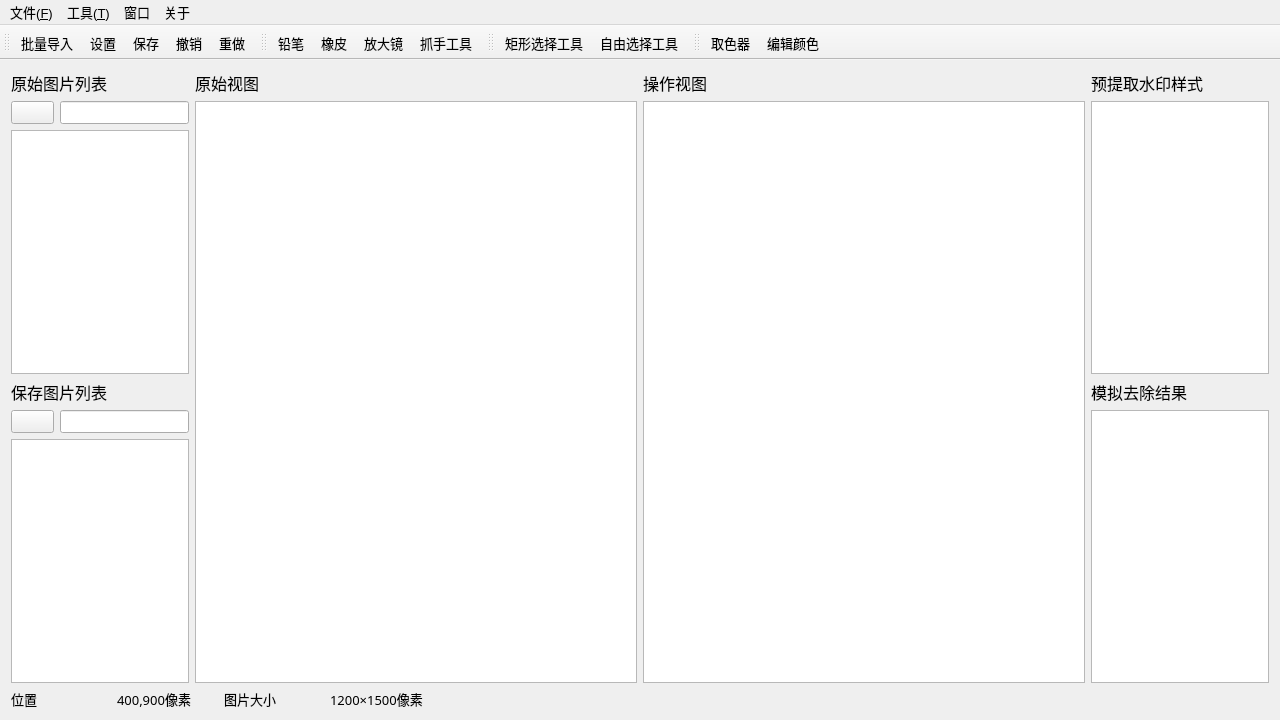
<?xml version="1.0" encoding="UTF-8"?>
<ui version="4.0">
 <class>MainWindow</class>
 <widget class="QMainWindow" name="MainWindow">
  <property name="geometry">
   <rect>
    <x>0</x>
    <y>0</y>
    <width>1280</width>
    <height>720</height>
   </rect>
  </property>
  <property name="font">
   <font>
    <pointsize>10</pointsize>
   </font>
  </property>
  <property name="mouseTracking">
   <bool>true</bool>
  </property>
  <property name="acceptDrops">
   <bool>true</bool>
  </property>
  <property name="windowTitle">
   <string>水印消除工具 V1.0</string>
  </property>
  <property name="windowIcon">
   <iconset resource="myresources.qrc">
    <normaloff>:/myIcons/icon/logo.png</normaloff>:/myIcons/icon/logo.png</iconset>
  </property>
  <property name="windowOpacity">
   <double>1.000000000000000</double>
  </property>
  <property name="autoFillBackground">
   <bool>true</bool>
  </property>
  <property name="documentMode">
   <bool>false</bool>
  </property>
  <property name="dockNestingEnabled">
   <bool>false</bool>
  </property>
  <widget class="QWidget" name="centralWidget">
   <layout class="QVBoxLayout" name="verticalLayout_2">
    <item>
     <layout class="QHBoxLayout" name="horizontalLayout" stretch="1,5,1">
      <item>
       <layout class="QVBoxLayout" name="verticalLayout">
        <item>
         <widget class="QLabel" name="LoadImageLabel">
          <property name="sizePolicy">
           <sizepolicy hsizetype="Preferred" vsizetype="Preferred">
            <horstretch>0</horstretch>
            <verstretch>0</verstretch>
           </sizepolicy>
          </property>
          <property name="font">
           <font>
            <family>微软雅黑</family>
            <pointsize>12</pointsize>
           </font>
          </property>
          <property name="text">
           <string>原始图片列表</string>
          </property>
         </widget>
        </item>
        <item>
         <layout class="QHBoxLayout" name="LoadImagePathLayout">
          <item>
           <widget class="QPushButton" name="LoadImagePathButton">
            <property name="toolTip">
             <string>&lt;html&gt;&lt;head/&gt;&lt;body&gt;&lt;p&gt;返回上一级目录&lt;/p&gt;&lt;/body&gt;&lt;/html&gt;</string>
            </property>
            <property name="whatsThis">
             <string>&lt;html&gt;&lt;head/&gt;&lt;body&gt;&lt;p&gt;返回上一级目录&lt;/p&gt;&lt;/body&gt;&lt;/html&gt;</string>
            </property>
            <property name="text">
             <string/>
            </property>
            <property name="icon">
             <iconset resource="myresources.qrc">
              <normaloff>:/myIcons/icon/up.png</normaloff>:/myIcons/icon/up.png</iconset>
            </property>
           </widget>
          </item>
          <item>
           <widget class="QLineEdit" name="LoadImagePathLineEdit"/>
          </item>
         </layout>
        </item>
        <item>
         <widget class="QListView" name="LoadImageListView">
          <property name="sizePolicy">
           <sizepolicy hsizetype="Expanding" vsizetype="Expanding">
            <horstretch>0</horstretch>
            <verstretch>0</verstretch>
           </sizepolicy>
          </property>
         </widget>
        </item>
        <item>
         <widget class="QLabel" name="SaveImageLabel">
          <property name="sizePolicy">
           <sizepolicy hsizetype="Preferred" vsizetype="Preferred">
            <horstretch>0</horstretch>
            <verstretch>0</verstretch>
           </sizepolicy>
          </property>
          <property name="font">
           <font>
            <family>微软雅黑</family>
            <pointsize>12</pointsize>
           </font>
          </property>
          <property name="text">
           <string>保存图片列表</string>
          </property>
         </widget>
        </item>
        <item>
         <layout class="QHBoxLayout" name="SaveImagePathLayout">
          <item>
           <widget class="QPushButton" name="SaveImagePathButton">
            <property name="toolTip">
             <string>&lt;html&gt;&lt;head/&gt;&lt;body&gt;&lt;p&gt;返回上一级目录&lt;/p&gt;&lt;/body&gt;&lt;/html&gt;</string>
            </property>
            <property name="text">
             <string/>
            </property>
            <property name="icon">
             <iconset resource="myresources.qrc">
              <normaloff>:/myIcons/icon/up.png</normaloff>:/myIcons/icon/up.png</iconset>
            </property>
           </widget>
          </item>
          <item>
           <widget class="QLineEdit" name="SaveImagePathLineEdit"/>
          </item>
         </layout>
        </item>
        <item>
         <widget class="QListView" name="SaveImageListView">
          <property name="sizePolicy">
           <sizepolicy hsizetype="Expanding" vsizetype="Expanding">
            <horstretch>0</horstretch>
            <verstretch>0</verstretch>
           </sizepolicy>
          </property>
         </widget>
        </item>
       </layout>
      </item>
      <item>
       <layout class="QGridLayout" name="ImageOperateLayout">
        <item row="1" column="1">
         <widget class="QGraphicsView" name="CurrentImageGraphicsView"/>
        </item>
        <item row="1" column="0">
         <widget class="QGraphicsView" name="OriImageGraphicsView"/>
        </item>
        <item row="0" column="1">
         <widget class="QLabel" name="CurrentImageLabel">
          <property name="sizePolicy">
           <sizepolicy hsizetype="Preferred" vsizetype="Preferred">
            <horstretch>0</horstretch>
            <verstretch>0</verstretch>
           </sizepolicy>
          </property>
          <property name="font">
           <font>
            <family>微软雅黑</family>
            <pointsize>12</pointsize>
           </font>
          </property>
          <property name="text">
           <string>操作视图</string>
          </property>
         </widget>
        </item>
        <item row="0" column="0">
         <widget class="QLabel" name="OriImageLabel">
          <property name="sizePolicy">
           <sizepolicy hsizetype="Preferred" vsizetype="Preferred">
            <horstretch>0</horstretch>
            <verstretch>0</verstretch>
           </sizepolicy>
          </property>
          <property name="font">
           <font>
            <family>微软雅黑</family>
            <pointsize>12</pointsize>
           </font>
          </property>
          <property name="text">
           <string>原始视图</string>
          </property>
         </widget>
        </item>
       </layout>
      </item>
      <item>
       <layout class="QVBoxLayout" name="ImageResultLayout" stretch="0,0,0,0">
        <item>
         <widget class="QLabel" name="MaskImageLabel">
          <property name="sizePolicy">
           <sizepolicy hsizetype="Preferred" vsizetype="Preferred">
            <horstretch>0</horstretch>
            <verstretch>0</verstretch>
           </sizepolicy>
          </property>
          <property name="font">
           <font>
            <family>微软雅黑</family>
            <pointsize>12</pointsize>
           </font>
          </property>
          <property name="text">
           <string>预提取水印样式</string>
          </property>
         </widget>
        </item>
        <item>
         <widget class="QGraphicsView" name="MaskImageGraphicsView"/>
        </item>
        <item>
         <widget class="QLabel" name="ResultImageLabel">
          <property name="font">
           <font>
            <family>微软雅黑</family>
            <pointsize>12</pointsize>
           </font>
          </property>
          <property name="text">
           <string>模拟去除结果</string>
          </property>
         </widget>
        </item>
        <item>
         <widget class="QGraphicsView" name="ResultImagegraphicsView"/>
        </item>
       </layout>
      </item>
     </layout>
    </item>
    <item>
     <layout class="QHBoxLayout" name="StatusInfoLayout" stretch="1,2">
      <item>
       <layout class="QHBoxLayout" name="StatusLayout">
        <item>
         <widget class="QLabel" name="LocationLabel">
          <property name="font">
           <font>
            <family>微软雅黑</family>
            <pointsize>10</pointsize>
           </font>
          </property>
          <property name="text">
           <string>位置</string>
          </property>
         </widget>
        </item>
        <item>
         <widget class="QLabel" name="PixelLocationLabel">
          <property name="font">
           <font>
            <family>微软雅黑</family>
            <pointsize>10</pointsize>
           </font>
          </property>
          <property name="text">
           <string>400,900像素</string>
          </property>
         </widget>
        </item>
        <item>
         <widget class="QLabel" name="SizeLabel">
          <property name="font">
           <font>
            <family>微软雅黑</family>
            <pointsize>10</pointsize>
           </font>
          </property>
          <property name="text">
           <string>图片大小</string>
          </property>
         </widget>
        </item>
        <item>
         <widget class="QLabel" name="ImageSizeLabel">
          <property name="font">
           <font>
            <family>微软雅黑</family>
            <pointsize>10</pointsize>
           </font>
          </property>
          <property name="text">
           <string>1200×1500像素</string>
          </property>
         </widget>
        </item>
       </layout>
      </item>
      <item>
       <spacer name="horizontalSpacer">
        <property name="orientation">
         <enum>Qt::Horizontal</enum>
        </property>
        <property name="sizeHint" stdset="0">
         <size>
          <width>40</width>
          <height>20</height>
         </size>
        </property>
       </spacer>
      </item>
     </layout>
    </item>
   </layout>
  </widget>
  <widget class="QMenuBar" name="menuBar">
   <property name="geometry">
    <rect>
     <x>0</x>
     <y>0</y>
     <width>1280</width>
     <height>24</height>
    </rect>
   </property>
   <property name="font">
    <font>
     <pointsize>10</pointsize>
     <underline>false</underline>
     <stylestrategy>PreferDefault</stylestrategy>
    </font>
   </property>
   <property name="autoFillBackground">
    <bool>true</bool>
   </property>
   <property name="defaultUp">
    <bool>false</bool>
   </property>
   <property name="nativeMenuBar">
    <bool>true</bool>
   </property>
   <widget class="QMenu" name="FileMenu">
    <property name="font">
     <font>
      <pointsize>10</pointsize>
     </font>
    </property>
    <property name="title">
     <string>文件(&amp;F)</string>
    </property>
    <property name="toolTipsVisible">
     <bool>false</bool>
    </property>
    <addaction name="Open"/>
    <addaction name="Save"/>
    <addaction name="Recall"/>
    <addaction name="recovery"/>
    <addaction name="separator"/>
    <addaction name="settings"/>
    <addaction name="Exit"/>
   </widget>
   <widget class="QMenu" name="ToolMenu">
    <property name="title">
     <string>工具(&amp;T)</string>
    </property>
    <addaction name="pencil"/>
    <addaction name="Eraser"/>
    <addaction name="SelectColor"/>
    <addaction name="Glasses"/>
    <addaction name="Hand"/>
    <addaction name="separator"/>
    <addaction name="RectSelect"/>
    <addaction name="FreeSelect"/>
   </widget>
   <widget class="QMenu" name="AboutMenu">
    <property name="title">
     <string>关于</string>
    </property>
   </widget>
   <widget class="QMenu" name="WindowMenu">
    <property name="title">
     <string>窗口</string>
    </property>
   </widget>
   <addaction name="FileMenu"/>
   <addaction name="ToolMenu"/>
   <addaction name="WindowMenu"/>
   <addaction name="AboutMenu"/>
  </widget>
  <widget class="QToolBar" name="fileToolBar">
   <property name="windowTitle">
    <string>toolBar</string>
   </property>
   <property name="toolButtonStyle">
    <enum>Qt::ToolButtonTextUnderIcon</enum>
   </property>
   <attribute name="toolBarArea">
    <enum>TopToolBarArea</enum>
   </attribute>
   <attribute name="toolBarBreak">
    <bool>false</bool>
   </attribute>
   <addaction name="Open"/>
   <addaction name="settings"/>
   <addaction name="Save"/>
   <addaction name="Recall"/>
   <addaction name="recovery"/>
  </widget>
  <widget class="QToolBar" name="editToolBar">
   <property name="windowTitle">
    <string>toolBar</string>
   </property>
   <property name="toolButtonStyle">
    <enum>Qt::ToolButtonTextUnderIcon</enum>
   </property>
   <attribute name="toolBarArea">
    <enum>TopToolBarArea</enum>
   </attribute>
   <attribute name="toolBarBreak">
    <bool>false</bool>
   </attribute>
   <addaction name="pencil"/>
   <addaction name="Eraser"/>
   <addaction name="Glasses"/>
   <addaction name="Hand"/>
  </widget>
  <widget class="QToolBar" name="selectToolBar">
   <property name="windowTitle">
    <string>toolBar</string>
   </property>
   <property name="toolButtonStyle">
    <enum>Qt::ToolButtonTextUnderIcon</enum>
   </property>
   <attribute name="toolBarArea">
    <enum>TopToolBarArea</enum>
   </attribute>
   <attribute name="toolBarBreak">
    <bool>false</bool>
   </attribute>
   <addaction name="RectSelect"/>
   <addaction name="FreeSelect"/>
  </widget>
  <widget class="QToolBar" name="colorToolBar">
   <property name="windowTitle">
    <string>toolBar</string>
   </property>
   <property name="toolButtonStyle">
    <enum>Qt::ToolButtonTextUnderIcon</enum>
   </property>
   <attribute name="toolBarArea">
    <enum>TopToolBarArea</enum>
   </attribute>
   <attribute name="toolBarBreak">
    <bool>false</bool>
   </attribute>
   <addaction name="SelectColor"/>
   <addaction name="GetColor"/>
  </widget>
  <action name="Open">
   <property name="icon">
    <iconset resource="myresources.qrc">
     <normaloff>:/myIcons/icon/open.png</normaloff>:/myIcons/icon/open.png</iconset>
   </property>
   <property name="text">
    <string>批量导入</string>
   </property>
   <property name="toolTip">
    <string>打开图片文件夹</string>
   </property>
   <property name="shortcut">
    <string>Ctrl+O</string>
   </property>
   <property name="autoRepeat">
    <bool>true</bool>
   </property>
   <property name="iconVisibleInMenu">
    <bool>true</bool>
   </property>
  </action>
  <action name="Save">
   <property name="icon">
    <iconset resource="myresources.qrc">
     <normaloff>:/myIcons/icon/save.png</normaloff>:/myIcons/icon/save.png</iconset>
   </property>
   <property name="text">
    <string>保存</string>
   </property>
   <property name="shortcut">
    <string>Ctrl+S</string>
   </property>
  </action>
  <action name="Recall">
   <property name="icon">
    <iconset resource="myresources.qrc">
     <normaloff>:/myIcons/icon/back.png</normaloff>:/myIcons/icon/back.png</iconset>
   </property>
   <property name="text">
    <string>撤销</string>
   </property>
   <property name="shortcut">
    <string>Ctrl+Z</string>
   </property>
  </action>
  <action name="Exit">
   <property name="icon">
    <iconset resource="myresources.qrc">
     <normaloff>:/myIcons/icon/exit.png</normaloff>
     <normalon>icon/exit.png</normalon>:/myIcons/icon/exit.png</iconset>
   </property>
   <property name="text">
    <string>退出</string>
   </property>
   <property name="shortcut">
    <string>Ctrl+E</string>
   </property>
  </action>
  <action name="pencil">
   <property name="icon">
    <iconset resource="myresources.qrc">
     <normaloff>:/myIcons/icon/pencil.png</normaloff>:/myIcons/icon/pencil.png</iconset>
   </property>
   <property name="text">
    <string>铅笔</string>
   </property>
   <property name="shortcut">
    <string>P</string>
   </property>
  </action>
  <action name="Eraser">
   <property name="icon">
    <iconset resource="myresources.qrc">
     <normaloff>:/myIcons/icon/eraser.png</normaloff>:/myIcons/icon/eraser.png</iconset>
   </property>
   <property name="text">
    <string>橡皮</string>
   </property>
   <property name="shortcut">
    <string>E</string>
   </property>
  </action>
  <action name="SelectColor">
   <property name="icon">
    <iconset resource="myresources.qrc">
     <normaloff>:/myIcons/icon/getColor.png</normaloff>:/myIcons/icon/getColor.png</iconset>
   </property>
   <property name="text">
    <string>取色器</string>
   </property>
   <property name="shortcut">
    <string>Ctrl+G</string>
   </property>
  </action>
  <action name="Glasses">
   <property name="icon">
    <iconset resource="myresources.qrc">
     <normaloff>:/myIcons/icon/glasses.png</normaloff>:/myIcons/icon/glasses.png</iconset>
   </property>
   <property name="text">
    <string>放大镜</string>
   </property>
   <property name="shortcut">
    <string>Ctrl+[</string>
   </property>
  </action>
  <action name="Hand">
   <property name="icon">
    <iconset resource="myresources.qrc">
     <normaloff>:/myIcons/icon/hand.png</normaloff>:/myIcons/icon/hand.png</iconset>
   </property>
   <property name="text">
    <string>抓手工具</string>
   </property>
   <property name="shortcut">
    <string>H</string>
   </property>
  </action>
  <action name="RectSelect">
   <property name="icon">
    <iconset resource="myresources.qrc">
     <normaloff>:/myIcons/icon/rece.png</normaloff>:/myIcons/icon/rece.png</iconset>
   </property>
   <property name="text">
    <string>矩形选择工具</string>
   </property>
   <property name="shortcut">
    <string>Ctrl+R</string>
   </property>
  </action>
  <action name="FreeSelect">
   <property name="icon">
    <iconset resource="myresources.qrc">
     <normaloff>:/myIcons/icon/freeSelect.png</normaloff>:/myIcons/icon/freeSelect.png</iconset>
   </property>
   <property name="text">
    <string>自由选择工具</string>
   </property>
   <property name="shortcut">
    <string>Ctrl+F</string>
   </property>
  </action>
  <action name="recovery">
   <property name="icon">
    <iconset resource="myresources.qrc">
     <normaloff>:/myIcons/icon/forward.png</normaloff>:/myIcons/icon/forward.png</iconset>
   </property>
   <property name="text">
    <string>重做</string>
   </property>
   <property name="shortcut">
    <string>Ctrl+D</string>
   </property>
  </action>
  <action name="settings">
   <property name="icon">
    <iconset resource="myresources.qrc">
     <normaloff>:/myIcons/icon/config.png</normaloff>:/myIcons/icon/config.png</iconset>
   </property>
   <property name="text">
    <string>设置</string>
   </property>
  </action>
  <action name="GetColor">
   <property name="icon">
    <iconset resource="myresources.qrc">
     <normaloff>:/myIcons/icon/color.png</normaloff>:/myIcons/icon/color.png</iconset>
   </property>
   <property name="text">
    <string>编辑颜色</string>
   </property>
   <property name="toolTip">
    <string>编辑颜色</string>
   </property>
  </action>
 </widget>
 <layoutdefault spacing="6" margin="11"/>
 <resources>
  <include location="myresources.qrc"/>
 </resources>
 <connections/>
</ui>
